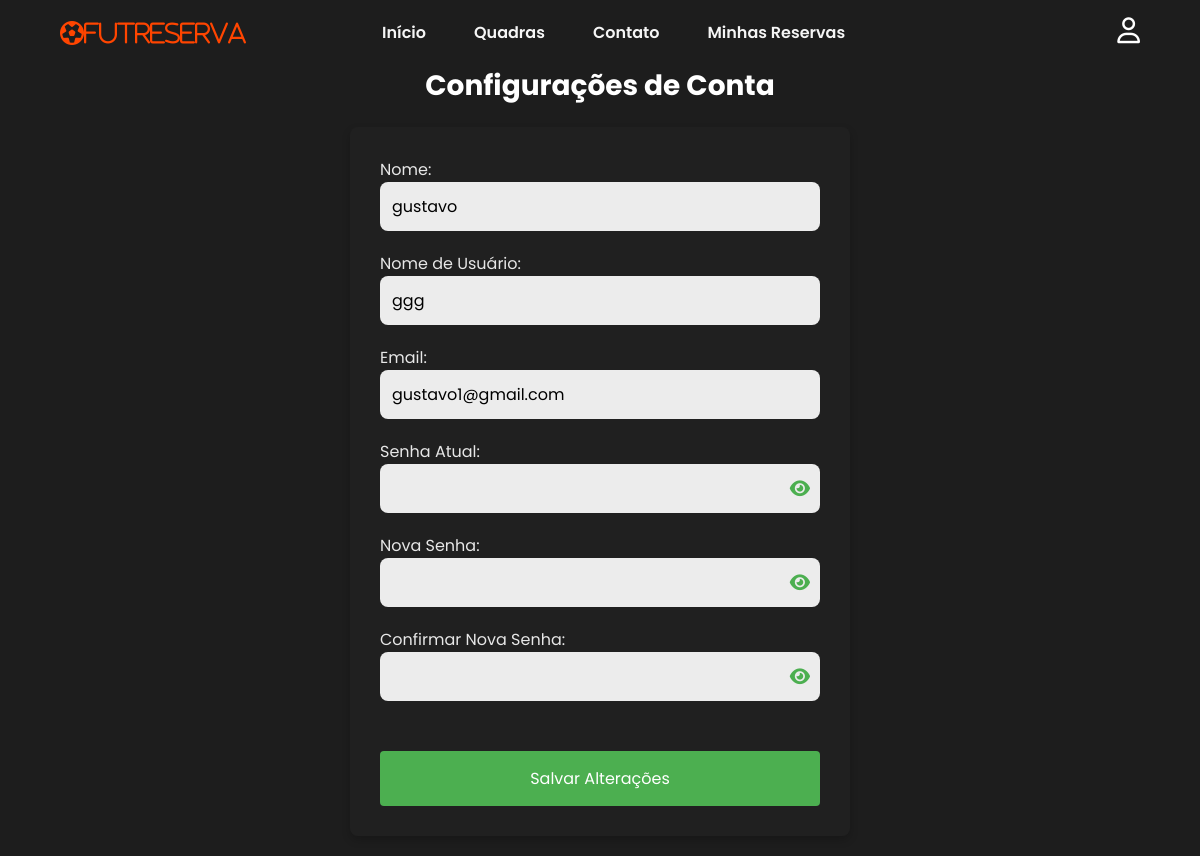
The app's page /config.php (signed in) with its own data.
### tables this page shows
CREATE TABLE `usuario` (
  `id_usuario` int(11) NOT NULL,
  `username` varchar(50) NOT NULL,
  `senha` varchar(255) NOT NULL,
  `email` varchar(100) NOT NULL,
  `nome` varchar(100) NOT NULL,
  `tipo` enum('cliente','administrador') DEFAULT 'cliente'
);

### config.php (the view, shortened to what this page needs)
<?php
include 'conexao.php';
$user_id = $_SESSION['user_id'];
$sql = "SELECT nome, username, email, senha FROM usuario WHERE id_usuario = ?";
$stmt1 = $conn->prepare($sql);
$stmt1->bind_param('i', $user_id);
$stmt1->execute();
$result = $stmt1->get_result();
$user = $result->fetch_assoc();
?>
<!DOCTYPE html>
<html lang="pt-br">
<head>
    <link rel="stylesheet" href="https://cdnjs.cloudflare.com/ajax/libs/font-awesome/6.6.0/css/all.min.css" />
    <link rel="stylesheet" href="styles/styles.css">
    <link rel="stylesheet" href="styles/header.css">
    <link rel="stylesheet" href="styles/config.css">
</head>
<body>
<header>
    <nav id="navbar">
        <i class="fa-regular fa-futbol" id="logo">FutReserva</i>
        <ul id="nav_list">
            <li id="nav-item"><a href="index.php">Início</a></li>
            <li id="nav-item"><a href="quadras.php">Quadras</a></li>
            <li id="nav-item"><a href="contatos.php">Contato</a></li>
            <li id="nav-item"><a href="reservas.php">Minhas Reservas</a></li>
        </ul>
        <div id="user-section">
            <?php if (isset($_SESSION['user_id'])): ?>
                <i class="fa-regular fa-user" id="profile-icon"></i>
            <?php endif; ?>
        </div>
    </nav>
</header>
<h1>Configurações de Conta</h1>
<form id="config-form" action="config.php" method="POST" onsubmit="return validateForm()">
    <div class="form-group">
        <label for="nome">Nome:</label>
        <input type="text" id="nome" name="nome" value="<?php echo htmlspecialchars($user['nome']); ?>" required>
    </div>
    <div class="form-group">
        <label for="username">Nome de Usuário:</label>
        <input type="text" id="username" name="username" value="<?php echo htmlspecialchars($user['username']); ?>" required>
    </div>
    <div class="form-group">
        <label for="email">Email:</label>
        <input type="email" id="email" name="email" value="<?php echo htmlspecialchars($user['email']); ?>" required>
    </div>
    <div class="form-group">
        <label for="current_password">Senha Atual:</label>
        <div class="password-wrapper">
            <input type="password" id="current_password" name="current_password">
            <i class="fa fa-eye show-password" onclick="togglePasswordVisibility('current_password')"></i>
        </div>
    </div>
    <div class="form-group">
        <label for="new_password">Nova Senha:</label>
        <div class="password-wrapper">
            <input type="password" id="new_password" name="new_password">
            <i class="fa fa-eye show-password" onclick="togglePasswordVisibility('new_password')"></i>
        </div>
    </div>
    <div class="form-group">
        <label for="confirm_new_password">Confirmar Nova Senha:</label>
        <div class="password-wrapper">
            <input type="password" id="confirm_new_password" name="confirm_new_password">
            <i class="fa fa-eye show-password" onclick="togglePasswordVisibility('confirm_new_password')"></i>
        </div>
    </div>
    <button type="submit">Salvar Alterações</button>
</form>
</body>
</html>

### styles/styles.css (style rules this page uses)
* { font-family: "Poppins", sans-serif; margin: 0; padding: 0; box-sizing: border-box; }
body { background-color: lightyellow; }

### styles/header.css (style rules this page uses)
header { width: 100%; padding: 18px 5%; background-color: #1d1d1d; }
#navbar { width: 100%; display: flex; align-items: center; justify-content: space-between; }
#navbar #logo { font-size: 24px; color: #ff4500; }
#nav_list { display: flex; list-style: none; gap: 48px; }
#nav-item a { text-decoration: none; color: whitesmoke; font-weight: 600; }
#profile-icon { font-size: 26px; color: white; cursor: pointer; }

### styles/config.css (style rules this page uses)
body { background-color: #1d1d1d; }
h1 { text-align: center; font-size: 28px; color: white; margin-bottom: 20px; }
header { background-color: #1d1d1d; padding: 18px 5%; }
form { display: flex; flex-direction: column; align-items: center; color: rgb(231, 231, 231); background-color: rgb(32, 32, 32); padding: 30px; border-radius: 8px; width: 100%; max-width: 500px; box-shadow: 0 4px 8px rgba(0, 0, 0, 0.2); margin: 20px auto; }
.form-group { width: 100%; margin-bottom: 20px; }
input[type="text"], input[type="email"], input[type="password"] { width: 100%; padding: 12px; border: none; border-radius: 8px; background-color: #ececec; color: rgb(0, 0, 0); font-size: 16px; box-sizing: border-box; }
button { width: 100%; max-width: 100%; padding: 15px; border-radius: 4px; border: none; background-color: #4CAF50; color: white; font-size: 16px; cursor: pointer; margin-top: 30px; }
.password-wrapper { position: relative; width: 100%; }
.show-password { position: absolute; right: 10px; top: 50%; transform: translateY(-50%); cursor: pointer; color: #4CAF50; font-size: 18px; }

### records on screen
usuario: nome "gustavo", username "ggg", email "gustavo1@gmail.com"
